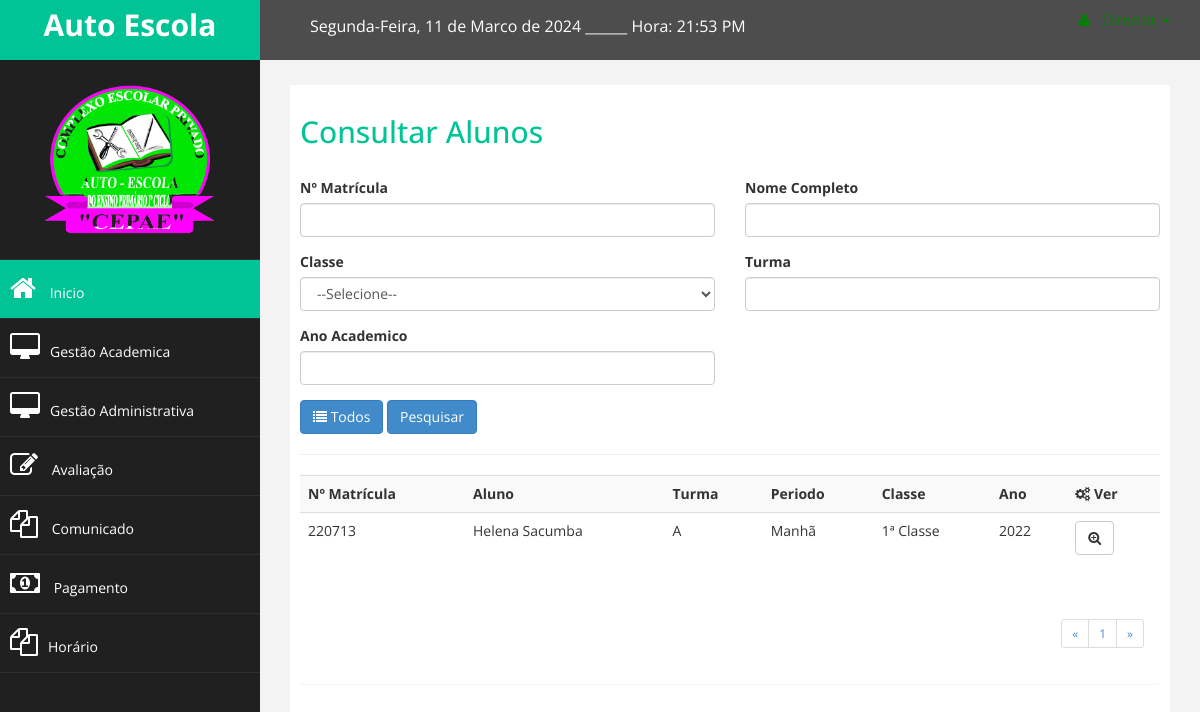
/admin/list_aluno.php (signed in), run on the app's committed database.
### tables this page shows
CREATE TABLE `matricula` (
  `id_matricula` int(11) NOT NULL,
  `num_matricula` int(11) NOT NULL,
  `tipo` varchar(30) NOT NULL,
  `id_inscricao` int(11) NOT NULL,
  `id_turma` int(11) NOT NULL,
  `ano_academico` year(4) NOT NULL,
  `data_matricula` timestamp NOT NULL DEFAULT current_timestamp() ON UPDATE current_timestamp()
);

CREATE TABLE `usuario` (
  `id_usuario` int(11) NOT NULL,
  `nome_usuario` varchar(50) NOT NULL,
  `tipo_documento` varchar(30) NOT NULL,
  `num_documento` varchar(30) DEFAULT NULL,
  `sexo` enum('Masculino','Feminino') NOT NULL,
  `tel1` varchar(30) NOT NULL,
  `email` varchar(30) DEFAULT NULL,
  `tipo` varchar(30) NOT NULL,
  `ativo` tinyint(1) NOT NULL,
  `login` int(6) NOT NULL,
  `senha` varchar(100) NOT NULL
);

CREATE TABLE `turma` (
  `id_turma` int(11) NOT NULL,
  `nome_turma` varchar(5) NOT NULL,
  `classe` int(11) NOT NULL,
  `periodo` enum('Manhã','Tarde','Noite') NOT NULL,
  `num_sala` int(11) NOT NULL,
  `id_professor` int(11) NOT NULL COMMENT 'responsavel da turma'
);

CREATE TABLE `classe` (
  `id_classe` int(11) NOT NULL,
  `nome_classe` varchar(30) NOT NULL,
  `codigo_classe` varchar(4) NOT NULL
);

### admin/list_aluno.php (the view, shortened to what this page needs)
<?php
include_once 'menu_rod/menu_admin.php';
require_once '../db_connect.php';
$pagina_atual = filter_input(INPUT_GET,'pagina', FILTER_SANITIZE_NUMBER_INT);
$pagina = (!empty($pagina_atual)) ? $pagina_atual : 1;
$qnt_result_pg = 6;
$inicio = ($qnt_result_pg * $pagina) - $qnt_result_pg;
$nome = isset($_POST['nome'])?$_POST['nome']:"";
$matricula = isset($_POST['matricula'])?$_POST['matricula']:"";
$classe = isset($_POST['classe'])?$_POST['classe']:"";
$turma = isset($_POST['turma'])?$_POST['turma']:"";
$ano_lectivo = isset($_POST['ano'])?$_POST['ano']:"";
$sql = "SELECT id_matricula,num_matricula, nome_usuario, nome_classe,periodo, nome_turma, ano_academico FROM matricula m inner join inscricao i
on m.id_inscricao = i.id_inscricao join usuario u on i.id_usuario = u.id_usuario
 join turma t on m.id_turma = t.id_turma join classe c on t.classe = c.id_classe
Where num_matricula like '%$matricula%' and nome_usuario like '%$nome%'
and nome_classe like '%$classe%' and nome_turma like '%$turma%' and ano_academico like '$ano_lectivo%' order by nome_usuario LIMIT $inicio, $qnt_result_pg  ";
$consulta = mysqli_query($connect, $sql);
?>
        <div id="page-wrapper" >
            <div id="page-inner">
                <div class="row">
                    <div class="col-md-12">
                     <h2>Consultar Alunos</h2>
                    </div>
                </div>
                <br>
                <form action="" method="POST">
                            <div class="row">
                                <div class="col-md-6">
                                    <div class="form-group">
                                        <label>Nº Matrícula</label>
                                        <input type="text" name="matricula" autocomplete="off" class="form-control" />
                                    </div>
                                </div>
                                <div class="col-md-6">
                                    <div class="form-group">
                                        <label>Nome Completo</label>
                                        <input type="text" name="nome" autocomplete="off" class="form-control" />
                                    </div>
                                </div>
                                <div class="col-md-6">
                                    <div class="form-group">
                                        <label>Classe</label>
                                        <select name="classe" id="" class="form-control">
                                        <option value="">--Selecione--</option>
                                        </select>
                                    </div>
                                </div>
                                <div class="col-md-6">
                                    <div class="form-group">
                                        <label>Turma</label>
                                        <input type="text" name="turma" autocomplete="off" class="form-control" />
                                    </div>
                                </div>
                                <div class="col-md-6">
                                    <div class="form-group">
                                        <label>Ano Academico</label>
                                        <input type="text" name="ano" autocomplete="off" class="form-control" />
                                    </div>
                                    <a href="list_aluno.php" class="btn btn-primary"><i class="fa fa-list"></i> Todos</a>
                                    <input type="submit" class="btn btn-primary" value="Pesquisar">
                                </div>
                            </div>
                        </form>
                 <hr>
                        <table class="table table-striped table-advance table-hover">
                            <tbody>
                            <tr>
                                <th>Nº Matrícula</th>
                                <th>Aluno</th>
                                <th>Turma</th>
                                <th>Periodo</th>
                                <th>Classe</th>
                                <th>Ano</th>
                                <th><i class="fa fa-cogs"></i> Ver</th>
                            </tr>
                            <?php
                                while($exibirRegistros = mysqli_fetch_array($consulta)):
                            ?>
                            <tr>
                                <td><?php echo $exibirRegistros['num_matricula']; ?></td>
                                <td><?php echo $exibirRegistros['nome_usuario']; ?></td>
                                <td><?php echo $exibirRegistros['nome_turma']; ?></td>
                                <td><?php echo $exibirRegistros['periodo']; ?></td>
                                <td><?php echo $exibirRegistros['nome_classe']; ?></td>
                                <td><?php echo $exibirRegistros['ano_academico']; ?></td>
                                <td>
                                    <div class="btn-group">
                                        <a class="btn btn-default" href="vs_aluno.php?id=<?php echo $exibirRegistros['id_matricula']; ?>&cn=<?php echo $exibirRegistros['nome_classe']; ?>&an=<?php echo $exibirRegistros['ano_academico']; ?>"><i class="fa fa-search-plus"></i></a>
                                    </div>
                                    </td>
                            </tr>
                            <?php endwhile;
                                $result_pg = "SELECT COUNT(id_matricula) AS num_result FROM matricula";
                                $resultado_pg = mysqli_query($connect, $result_pg);
                                $row_pg = mysqli_fetch_assoc($resultado_pg);
                                $quantidade_pg = ceil($row_pg['num_result'] / $qnt_result_pg);
                            ?>
                            </tbody>
                        </table>
			<section class="panel">
                <div class="panel-body">
                    <div>
                        <ul class="pagination pagination-sm pull-right">
                            <li><?PHP echo "<a href='list_aluno.php?pagina=1'>«</a>"?></li>
                                                        <li><?PHP echo "<a href='list_aluno.php?pagina=$pagina'> $pagina</a>";?></li>
                                            <li><?PHP echo "<a href='list_aluno.php?pagina=$quantidade_pg'>»</a>"?></li>
                        </ul>
                    </div>
              </div>
            </section>
        </div>
    </div>
            <?php
            include_once 'menu_rod/rod_admin.php'
            ?>

### assets/css/dustom.css (style rules this page uses)
body { font-family: 'Open Sans', sans-serif; }
#page-wrapper { padding: 15px 15px; min-height: 600px; background:#F3F3F3; }
#page-inner { width:100%; margin:10px 20px 10px 0px; background:#fff; padding:10px; min-height:1200px; }
h2 { color: #00c396; }
@media (min-width:768px) { #page-wrapper { margin: 0 0 0 260px; padding: 15px 30px; min-height: 1200px; } }

### data on the page
matricula: num_matricula "220713", usuario.nome_usuario "Helena Sacumba", id_turma.nome_turma "A", id_turma.periodo "Manhã", classe.nome_classe "1ª Classe", ano_academico "2022"

### other printed values
$pagina "1"
